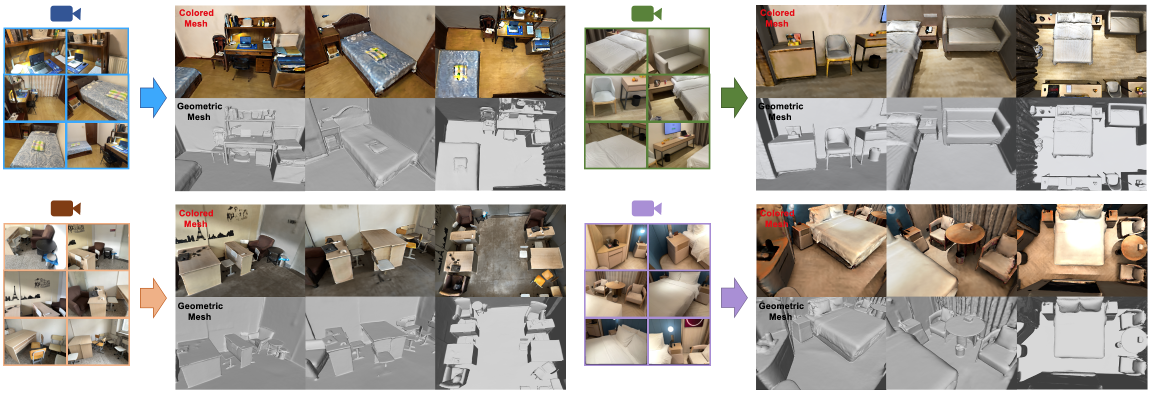
#> input picture assets/teaser.png, 2300 x 790 px (shown at 1/2 size)
$ python -i utils_image.py   (imports and definitions only)   (older library calls are emulated)
#> lines starting #> are read from the running program, lines starting #| are printed output that depends on the picture
import matplotlib.pyplot as plt
import torch
import glob, os
import cv2
import logging
from tqdm import tqdm
import numpy as np
from sklearn.cluster import KMeans
import copy
from tqdm import tqdm
from skimage.color import rgb2gray
from skimage.filters import sobel
from skimage.segmentation import felzenszwalb
from skimage.util import img_as_float
from tqdm import tqdm

import utils.utils_io as IOUtils

DIR_FILE = os.path.abspath(os.path.dirname(__file__))

# [409 lines left out: functions calculate_normal_angle, read_image, write_image, write_images, read_images, get_planes_from_normalmap and 2 more, not called in this run]

def resize_image(img, target_size, interpolation=cv2.INTER_LINEAR):
    '''Resize image to target size
    Args:
        target_size: (W,H)
    Return img_resize

    '''
    W,H = target_size[0], target_size[1]
    if img.shape[0] != H or img.shape[1] != W:
        img_resize = cv2.resize(img, (W,H), interpolation=interpolation)
        return img_resize
    else:
        return img

# [110 lines left out: functions convert_images_type, add_image_noise, extract_lines, not called in this run]

# image segmentation
def extract_superpixel(path_img, CROP = 16):
#> called with path_img = '../assets/teaser.png', CROP = 16
    scales, markers = [1], [400]

    img = cv2.imread(path_img)
#> img is the input picture: shape (790, 2300, 3); mean B, G, R 153.2, 161.6, 168.4
    image = copy.deepcopy(img)
    image = image[CROP:-CROP, CROP:-CROP, :]
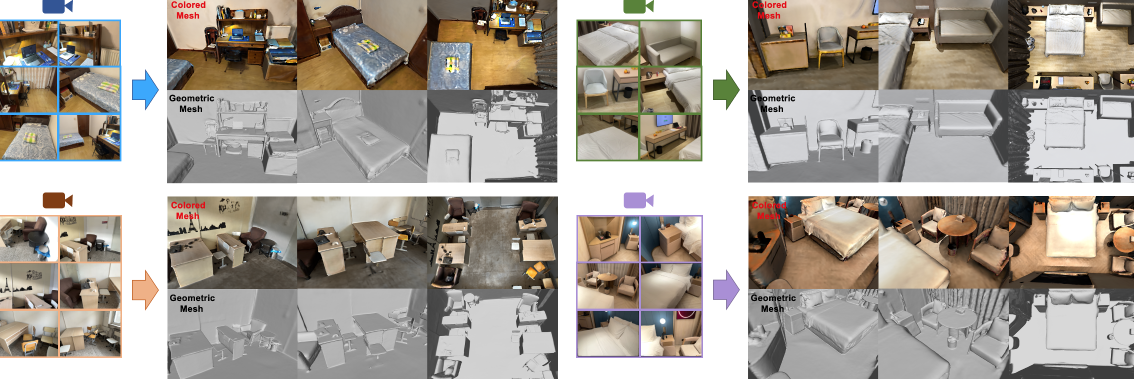
#> image: shape (758, 2268, 3) (shown at 1/2 size); mean B, G, R 149.7, 158.5, 165.6

    segments = []
    for s, m in zip(scales, markers):
        image = cv2.resize(image, (384//s, 288//s), interpolation=cv2.INTER_LINEAR)
        image = img_as_float(image)

        gradient = sobel(rgb2gray(image))
        # segment = watershed(gradient, markers=m, compactness=0.001)
        segment = felzenszwalb(image, scale=100, sigma=0.5, min_size=50)
        segments.append(segment)
#> this loop made 1 pass
#> pass 1, in extract_superpixel, `image = cv2.resize(image, (384//s, 288//s), interpolation=cv2.INTER_LI..`:
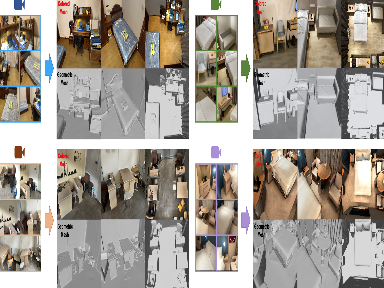
#> image: shape (288, 384, 3); mean B, G, R 149.5, 158.3, 165.3
#> pass 1, in extract_superpixel, `gradient = sobel(rgb2gray(image))`:
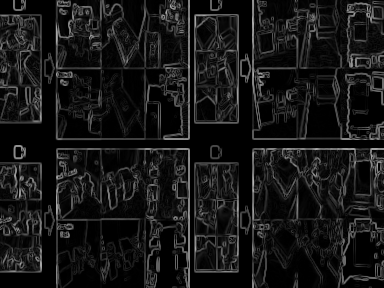
#> gradient: shape (288, 384) float64; min 0, max 0.705, mean 0.0909
#> pass 1, in extract_superpixel, `segment = felzenszwalb(image, scale=100, sigma=0.5, min_size=50)`:
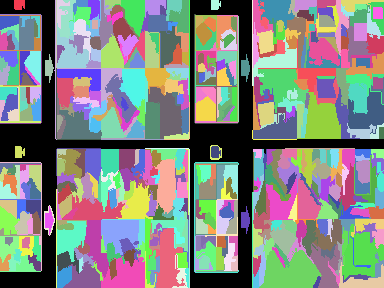
#> segment: shape (288, 384) int64; 495 distinct labels, from 0 to 494; one colour per label, 0 black
#> after the loop, segments = 1 item
    img_seg = segments[0].astype(np.int16)
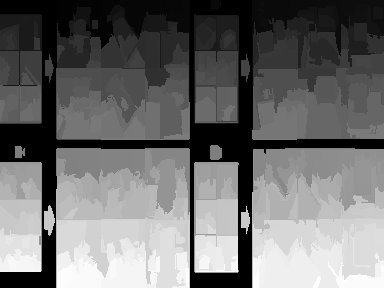
#> img_seg: shape (288, 384) int16; min 0, max 494, mean 213.9; drawn with min black and max white
    img_seg = resize_image(img_seg, target_size=img.shape[:2][::-1], interpolation=cv2.INTER_NEAREST)
#> in resize_image, `img_resize = cv2.resize(img, (W,H), interpolation=interpolation)`:
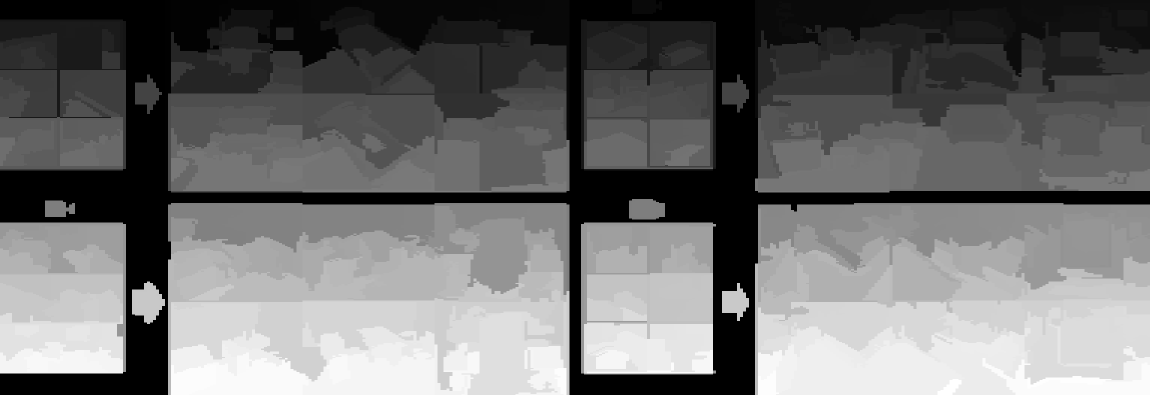
#> img_resize: shape (790, 2300) int16 (shown at 1/2 size); min 0, max 494, mean 213.9; drawn with min black and max white
    return img, img_seg

# [188 lines left out: functions find_labels_max_clusters, visualize_semantic_label, remove_small_isolated_areas, convert_gray_to_cmap, crop_images, crop_images_resize and 4 more, not called in this run]


>>> result = extract_superpixel('../assets/teaser.png')
